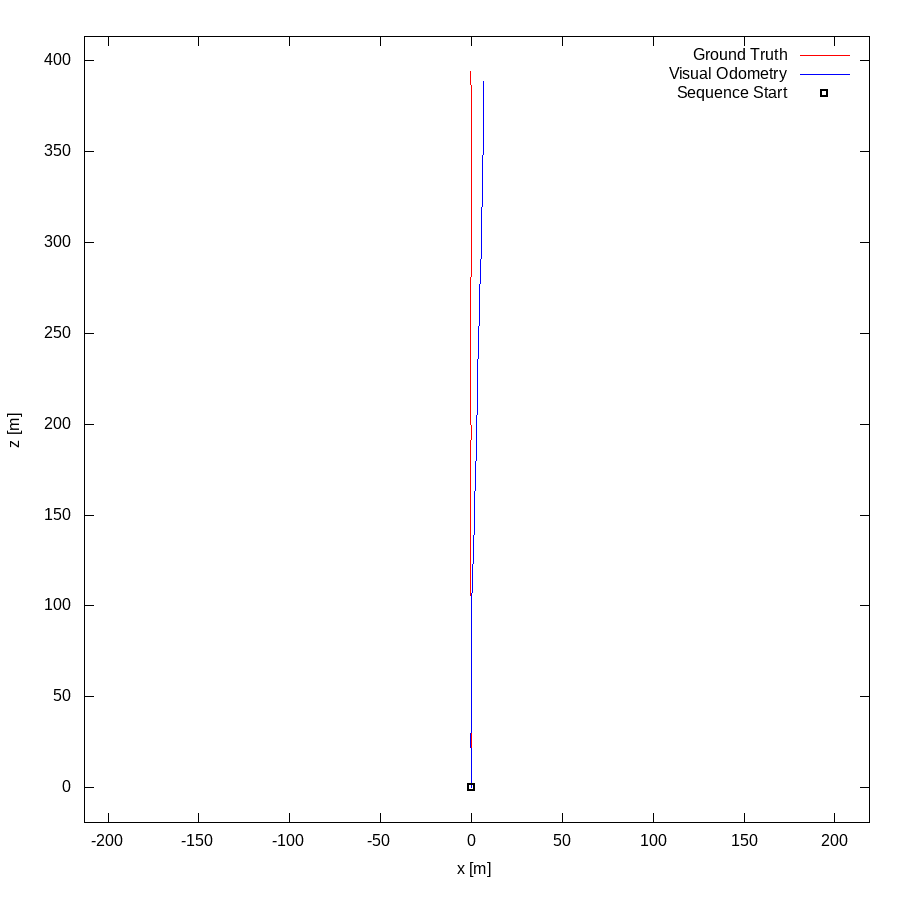

Recreate this plot in gnuplot.
set term postscript eps enhanced color
set output "04.eps"
set size ratio -1
set xrange [-213:219]
set yrange [-19:413]
set xlabel "x [m]"
set ylabel "z [m]"
plot "04.txt" using 1:2 lc rgb "#FF0000" title 'Ground Truth' w lines,"04.txt" using 3:4 lc rgb "#0000FF" title 'Visual Odometry' w lines,"< head -1 04.txt" using 1:2 lc rgb "#000000" pt 4 ps 1 lw 2 title 'Sequence Start' w points
